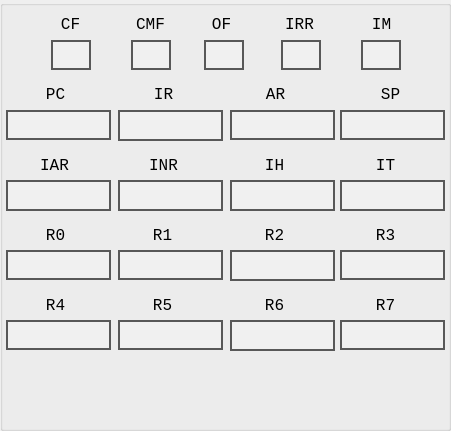
   <widget class="QGroupBox" name="groupBox_3">
    <property name="geometry">
     <rect>
      <x>430</x>
      <y>240</y>
      <width>451</width>
      <height>431</height>
     </rect>
    </property>
    <property name="font">
     <font>
      <pointsize>11</pointsize>
     </font>
    </property>
    <property name="title">
     <string/>
    </property>
    <widget class="QLabel" name="label_R7">
     <property name="geometry">
      <rect>
       <x>340</x>
       <y>320</y>
       <width>105</width>
       <height>30</height>
      </rect>
     </property>
     <property name="font">
      <font>
       <family>Consolas</family>
       <pointsize>10</pointsize>
      </font>
     </property>
     <property name="styleSheet">
      <string notr="true">border: 2px solid rgb(88, 88, 88);
background-color:rgb(240, 240, 240);
</string>
     </property>
     <property name="text">
      <string/>
     </property>
     <property name="alignment">
      <set>Qt::AlignCenter</set>
     </property>
    </widget>
    <widget class="QLabel" name="label_12">
     <property name="geometry">
      <rect>
       <x>40</x>
       <y>9</y>
       <width>61</width>
       <height>31</height>
      </rect>
     </property>
     <property name="font">
      <font>
       <family>Consolas</family>
       <pointsize>12</pointsize>
       <weight>50</weight>
       <bold>false</bold>
      </font>
     </property>
     <property name="text">
      <string>CF</string>
     </property>
     <property name="alignment">
      <set>Qt::AlignCenter</set>
     </property>
    </widget>
    <widget class="QLabel" name="label_R3">
     <property name="geometry">
      <rect>
       <x>340</x>
       <y>250</y>
       <width>105</width>
       <height>30</height>
      </rect>
     </property>
     <property name="font">
      <font>
       <family>Consolas</family>
       <pointsize>10</pointsize>
      </font>
     </property>
     <property name="styleSheet">
      <string notr="true">border: 2px solid rgb(88, 88, 88);
background-color:rgb(240, 240, 240);
</string>
     </property>
     <property name="text">
      <string/>
     </property>
     <property name="alignment">
      <set>Qt::AlignCenter</set>
     </property>
    </widget>
    <widget class="QLabel" name="label_39">
     <property name="geometry">
      <rect>
       <x>355</x>
       <y>290</y>
       <width>61</width>
       <height>31</height>
      </rect>
     </property>
     <property name="font">
      <font>
       <family>Consolas</family>
       <pointsize>12</pointsize>
       <weight>50</weight>
       <bold>false</bold>
      </font>
     </property>
     <property name="text">
      <string>R7</string>
     </property>
     <property name="alignment">
      <set>Qt::AlignCenter</set>
     </property>
    </widget>
    <widget class="QLabel" name="label_21">
     <property name="geometry">
      <rect>
       <x>133</x>
       <y>79</y>
       <width>61</width>
       <height>31</height>
      </rect>
     </property>
     <property name="font">
      <font>
       <family>Consolas</family>
       <pointsize>12</pointsize>
       <weight>50</weight>
       <bold>false</bold>
      </font>
     </property>
     <property name="text">
      <string>IR</string>
     </property>
     <property name="alignment">
      <set>Qt::AlignCenter</set>
     </property>
    </widget>
    <widget class="QLabel" name="label_R5">
     <property name="geometry">
      <rect>
       <x>118</x>
       <y>320</y>
       <width>105</width>
       <height>30</height>
      </rect>
     </property>
     <property name="font">
      <font>
       <family>Consolas</family>
       <pointsize>10</pointsize>
      </font>
     </property>
     <property name="styleSheet">
      <string notr="true">border: 2px solid rgb(88, 88, 88);
background-color:rgb(240, 240, 240);
</string>
     </property>
     <property name="text">
      <string/>
     </property>
     <property name="alignment">
      <set>Qt::AlignCenter</set>
     </property>
    </widget>
    <widget class="QLabel" name="label_36">
     <property name="geometry">
      <rect>
       <x>355</x>
       <y>220</y>
       <width>61</width>
       <height>31</height>
      </rect>
     </property>
     <property name="font">
      <font>
       <family>Consolas</family>
       <pointsize>12</pointsize>
       <weight>50</weight>
       <bold>false</bold>
      </font>
     </property>
     <property name="text">
      <string>R3</string>
     </property>
     <property name="alignment">
      <set>Qt::AlignCenter</set>
     </property>
    </widget>
    <widget class="QLabel" name="label_31">
     <property name="geometry">
      <rect>
       <x>133</x>
       <y>150</y>
       <width>61</width>
       <height>31</height>
      </rect>
     </property>
     <property name="font">
      <font>
       <family>Consolas</family>
       <pointsize>12</pointsize>
       <weight>50</weight>
       <bold>false</bold>
      </font>
     </property>
     <property name="text">
      <string>INR</string>
     </property>
     <property name="alignment">
      <set>Qt::AlignCenter</set>
     </property>
    </widget>
    <widget class="QLabel" name="label_R4">
     <property name="geometry">
      <rect>
       <x>6</x>
       <y>320</y>
       <width>105</width>
       <height>30</height>
      </rect>
     </property>
     <property name="font">
      <font>
       <family>Consolas</family>
       <pointsize>10</pointsize>
      </font>
     </property>
     <property name="styleSheet">
      <string notr="true">border: 2px solid rgb(88, 88, 88);
background-color:rgb(240, 240, 240);
</string>
     </property>
     <property name="text">
      <string/>
     </property>
     <property name="alignment">
      <set>Qt::AlignCenter</set>
     </property>
    </widget>
    <widget class="QLabel" name="label_37">
     <property name="geometry">
      <rect>
       <x>25</x>
       <y>290</y>
       <width>61</width>
       <height>31</height>
      </rect>
     </property>
     <property name="font">
      <font>
       <family>Consolas</family>
       <pointsize>12</pointsize>
       <weight>50</weight>
       <bold>false</bold>
      </font>
     </property>
     <property name="text">
      <string>R4</string>
     </property>
     <property name="alignment">
      <set>Qt::AlignCenter</set>
     </property>
    </widget>
    <widget class="QLabel" name="label_R0">
     <property name="geometry">
      <rect>
       <x>6</x>
       <y>250</y>
       <width>105</width>
       <height>30</height>
      </rect>
     </property>
     <property name="font">
      <font>
       <family>Consolas</family>
       <pointsize>10</pointsize>
      </font>
     </property>
     <property name="styleSheet">
      <string notr="true">border: 2px solid rgb(88, 88, 88);
background-color:rgb(240, 240, 240);
</string>
     </property>
     <property name="text">
      <string/>
     </property>
     <property name="alignment">
      <set>Qt::AlignCenter</set>
     </property>
    </widget>
    <widget class="QLabel" name="label_20">
     <property name="geometry">
      <rect>
       <x>25</x>
       <y>79</y>
       <width>61</width>
       <height>31</height>
      </rect>
     </property>
     <property name="font">
      <font>
       <family>Consolas</family>
       <pointsize>12</pointsize>
       <weight>50</weight>
       <bold>false</bold>
      </font>
     </property>
     <property name="text">
      <string>PC</string>
     </property>
     <property name="alignment">
      <set>Qt::AlignCenter</set>
     </property>
    </widget>
    <widget class="QLabel" name="label_SP">
     <property name="geometry">
      <rect>
       <x>340</x>
       <y>110</y>
       <width>105</width>
       <height>30</height>
      </rect>
     </property>
     <property name="font">
      <font>
       <family>Consolas</family>
       <pointsize>10</pointsize>
      </font>
     </property>
     <property name="styleSheet">
      <string notr="true">border: 2px solid rgb(88, 88, 88);
background-color:rgb(240, 240, 240);
</string>
     </property>
     <property name="text">
      <string/>
     </property>
     <property name="alignment">
      <set>Qt::AlignCenter</set>
     </property>
    </widget>
    <widget class="QLabel" name="label_R2">
     <property name="geometry">
      <rect>
       <x>230</x>
       <y>250</y>
       <width>105</width>
       <height>31</height>
      </rect>
     </property>
     <property name="font">
      <font>
       <family>Consolas</family>
       <pointsize>10</pointsize>
      </font>
     </property>
     <property name="styleSheet">
      <string notr="true">border: 2px solid rgb(88, 88, 88);
background-color:rgb(240, 240, 240);
</string>
     </property>
     <property name="text">
      <string/>
     </property>
     <property name="alignment">
      <set>Qt::AlignCenter</set>
     </property>
    </widget>
    <widget class="QLabel" name="label_IRR">
     <property name="geometry">
      <rect>
       <x>281</x>
       <y>40</y>
       <width>40</width>
       <height>30</height>
      </rect>
     </property>
     <property name="font">
      <font>
       <family>Consolas</family>
       <pointsize>12</pointsize>
      </font>
     </property>
     <property name="styleSheet">
      <string notr="true">border: 2px solid rgb(88, 88, 88);
background-color:rgb(240, 240, 240);
</string>
     </property>
     <property name="text">
      <string/>
     </property>
     <property name="alignment">
      <set>Qt::AlignCenter</set>
     </property>
    </widget>
    <widget class="QLabel" name="label_34">
     <property name="geometry">
      <rect>
       <x>132</x>
       <y>290</y>
       <width>61</width>
       <height>31</height>
      </rect>
     </property>
     <property name="font">
      <font>
       <family>Consolas</family>
       <pointsize>12</pointsize>
       <weight>50</weight>
       <bold>false</bold>
      </font>
     </property>
     <property name="text">
      <string>R5</string>
     </property>
     <property name="alignment">
      <set>Qt::AlignCenter</set>
     </property>
    </widget>
    <widget class="QLabel" name="label_AR">
     <property name="geometry">
      <rect>
       <x>230</x>
       <y>110</y>
       <width>105</width>
       <height>30</height>
      </rect>
     </property>
     <property name="font">
      <font>
       <family>Consolas</family>
       <pointsize>10</pointsize>
      </font>
     </property>
     <property name="styleSheet">
      <string notr="true">border: 2px solid rgb(88, 88, 88);
background-color:rgb(240, 240, 240);
</string>
     </property>
     <property name="text">
      <string/>
     </property>
     <property name="alignment">
      <set>Qt::AlignCenter</set>
     </property>
    </widget>
    <widget class="QLabel" name="label_38">
     <property name="geometry">
      <rect>
       <x>351</x>
       <y>9</y>
       <width>61</width>
       <height>31</height>
      </rect>
     </property>
     <property name="font">
      <font>
       <family>Consolas</family>
       <pointsize>12</pointsize>
       <weight>50</weight>
       <bold>false</bold>
      </font>
     </property>
     <property name="text">
      <string>IM</string>
     </property>
     <property name="alignment">
      <set>Qt::AlignCenter</set>
     </property>
    </widget>
    <widget class="QLabel" name="label_32">
     <property name="geometry">
      <rect>
       <x>244</x>
       <y>220</y>
       <width>61</width>
       <height>31</height>
      </rect>
     </property>
     <property name="font">
      <font>
       <family>Consolas</family>
       <pointsize>12</pointsize>
       <weight>50</weight>
       <bold>false</bold>
      </font>
     </property>
     <property name="text">
      <string>R2</string>
     </property>
     <property name="alignment">
      <set>Qt::AlignCenter</set>
     </property>
    </widget>
    <widget class="QLabel" name="label_30">
     <property name="geometry">
      <rect>
       <x>25</x>
       <y>220</y>
       <width>61</width>
       <height>31</height>
      </rect>
     </property>
     <property name="font">
      <font>
       <family>Consolas</family>
       <pointsize>12</pointsize>
       <weight>50</weight>
       <bold>false</bold>
      </font>
     </property>
     <property name="text">
      <string>R0</string>
     </property>
     <property name="alignment">
      <set>Qt::AlignCenter</set>
     </property>
    </widget>
    <widget class="QLabel" name="label_41">
     <property name="geometry">
      <rect>
       <x>355</x>
       <y>150</y>
       <width>61</width>
       <height>31</height>
      </rect>
     </property>
     <property name="font">
      <font>
       <family>Consolas</family>
       <pointsize>12</pointsize>
       <weight>50</weight>
       <bold>false</bold>
      </font>
     </property>
     <property name="text">
      <string>IT</string>
     </property>
     <property name="alignment">
      <set>Qt::AlignCenter</set>
     </property>
    </widget>
    <widget class="QLabel" name="label_13">
     <property name="geometry">
      <rect>
       <x>120</x>
       <y>9</y>
       <width>61</width>
       <height>31</height>
      </rect>
     </property>
     <property name="font">
      <font>
       <family>Consolas</family>
       <pointsize>12</pointsize>
       <weight>50</weight>
       <bold>false</bold>
      </font>
     </property>
     <property name="text">
      <string>CMF</string>
     </property>
     <property name="alignment">
      <set>Qt::AlignCenter</set>
     </property>
    </widget>
    <widget class="QLabel" name="label_OF">
     <property name="geometry">
      <rect>
       <x>204</x>
       <y>40</y>
       <width>40</width>
       <height>30</height>
      </rect>
     </property>
     <property name="font">
      <font>
       <family>Consolas</family>
       <pointsize>12</pointsize>
      </font>
     </property>
     <property name="styleSheet">
      <string notr="true">border: 2px solid rgb(88, 88, 88);
background-color:rgb(240, 240, 240);
</string>
     </property>
     <property name="text">
      <string/>
     </property>
     <property name="alignment">
      <set>Qt::AlignCenter</set>
     </property>
    </widget>
    <widget class="QLabel" name="label_R6">
     <property name="geometry">
      <rect>
       <x>230</x>
       <y>320</y>
       <width>105</width>
       <height>31</height>
      </rect>
     </property>
     <property name="font">
      <font>
       <family>Consolas</family>
       <pointsize>10</pointsize>
      </font>
     </property>
     <property name="styleSheet">
      <string notr="true">border: 2px solid rgb(88, 88, 88);
background-color:rgb(240, 240, 240);
</string>
     </property>
     <property name="text">
      <string/>
     </property>
     <property name="alignment">
      <set>Qt::AlignCenter</set>
     </property>
    </widget>
    <widget class="QLabel" name="label_15">
     <property name="geometry">
      <rect>
       <x>269</x>
       <y>9</y>
       <width>61</width>
       <height>31</height>
      </rect>
     </property>
     <property name="font">
      <font>
       <family>Consolas</family>
       <pointsize>12</pointsize>
       <weight>50</weight>
       <bold>false</bold>
      </font>
     </property>
     <property name="text">
      <string>IRR</string>
     </property>
     <property name="alignment">
      <set>Qt::AlignCenter</set>
     </property>
    </widget>
    <widget class="QLabel" name="label_INR">
     <property name="geometry">
      <rect>
       <x>118</x>
       <y>180</y>
       <width>105</width>
       <height>31</height>
      </rect>
     </property>
     <property name="font">
      <font>
       <family>Consolas</family>
       <pointsize>10</pointsize>
      </font>
     </property>
     <property name="styleSheet">
      <string notr="true">border: 2px solid rgb(88, 88, 88);
background-color:rgb(240, 240, 240);
</string>
     </property>
     <property name="text">
      <string/>
     </property>
     <property name="alignment">
      <set>Qt::AlignCenter</set>
     </property>
    </widget>
    <widget class="QLabel" name="label_IH">
     <property name="geometry">
      <rect>
       <x>230</x>
       <y>180</y>
       <width>105</width>
       <height>31</height>
      </rect>
     </property>
     <property name="font">
      <font>
       <family>Consolas</family>
       <pointsize>10</pointsize>
      </font>
     </property>
     <property name="styleSheet">
      <string notr="true">border: 2px solid rgb(88, 88, 88);
background-color:rgb(240, 240, 240);
</string>
     </property>
     <property name="text">
      <string/>
     </property>
     <property name="alignment">
      <set>Qt::AlignCenter</set>
     </property>
    </widget>
    <widget class="QLabel" name="label_33">
     <property name="geometry">
      <rect>
       <x>132</x>
       <y>220</y>
       <width>61</width>
       <height>31</height>
      </rect>
     </property>
     <property name="font">
      <font>
       <family>Consolas</family>
       <pointsize>12</pointsize>
       <weight>50</weight>
       <bold>false</bold>
      </font>
     </property>
     <property name="text">
      <string>R1</string>
     </property>
     <property name="alignment">
      <set>Qt::AlignCenter</set>
     </property>
    </widget>
    <widget class="QLabel" name="label_CF">
     <property name="geometry">
      <rect>
       <x>51</x>
       <y>40</y>
       <width>40</width>
       <height>30</height>
      </rect>
     </property>
     <property name="font">
      <font>
       <family>Consolas</family>
       <pointsize>12</pointsize>
      </font>
     </property>
     <property name="styleSheet">
      <string notr="true">border: 2px solid rgb(88, 88, 88);
background-color:rgb(240, 240, 240);
</string>
     </property>
     <property name="text">
      <string/>
     </property>
     <property name="alignment">
      <set>Qt::AlignCenter</set>
     </property>
    </widget>
    <widget class="QLabel" name="label_14">
     <property name="geometry">
      <rect>
       <x>191</x>
       <y>9</y>
       <width>61</width>
       <height>31</height>
      </rect>
     </property>
     <property name="font">
      <font>
       <family>Consolas</family>
       <pointsize>12</pointsize>
       <weight>50</weight>
       <bold>false</bold>
      </font>
     </property>
     <property name="text">
      <string>OF</string>
     </property>
     <property name="alignment">
      <set>Qt::AlignCenter</set>
     </property>
    </widget>
    <widget class="QLabel" name="label_R1">
     <property name="geometry">
      <rect>
       <x>118</x>
       <y>250</y>
       <width>105</width>
       <height>30</height>
      </rect>
     </property>
     <property name="font">
      <font>
       <family>Consolas</family>
       <pointsize>10</pointsize>
      </font>
     </property>
     <property name="styleSheet">
      <string notr="true">border: 2px solid rgb(88, 88, 88);
background-color:rgb(240, 240, 240);
</string>
     </property>
     <property name="text">
      <string/>
     </property>
     <property name="alignment">
      <set>Qt::AlignCenter</set>
     </property>
    </widget>
    <widget class="QLabel" name="label_35">
     <property name="geometry">
      <rect>
       <x>244</x>
       <y>290</y>
       <width>61</width>
       <height>31</height>
      </rect>
     </property>
     <property name="font">
      <font>
       <family>Consolas</family>
       <pointsize>12</pointsize>
       <weight>50</weight>
       <bold>false</bold>
      </font>
     </property>
     <property name="text">
      <string>R6</string>
     </property>
     <property name="alignment">
      <set>Qt::AlignCenter</set>
     </property>
    </widget>
    <widget class="QLabel" name="label_27">
     <property name="geometry">
      <rect>
       <x>360</x>
       <y>79</y>
       <width>61</width>
       <height>31</height>
      </rect>
     </property>
     <property name="font">
      <font>
       <family>Consolas</family>
       <pointsize>12</pointsize>
       <weight>50</weight>
       <bold>false</bold>
      </font>
     </property>
     <property name="text">
      <string>SP</string>
     </property>
     <property name="alignment">
      <set>Qt::AlignCenter</set>
     </property>
    </widget>
    <widget class="QLabel" name="label_22">
     <property name="geometry">
      <rect>
       <x>245</x>
       <y>79</y>
       <width>61</width>
       <height>31</height>
      </rect>
     </property>
     <property name="font">
      <font>
       <family>Consolas</family>
       <pointsize>12</pointsize>
       <weight>50</weight>
       <bold>false</bold>
      </font>
     </property>
     <property name="text">
      <string>AR</string>
     </property>
     <property name="alignment">
      <set>Qt::AlignCenter</set>
     </property>
    </widget>
    <widget class="QLabel" name="label_CMF">
     <property name="geometry">
      <rect>
       <x>131</x>
       <y>40</y>
       <width>40</width>
       <height>30</height>
      </rect>
     </property>
     <property name="font">
      <font>
       <family>Consolas</family>
       <pointsize>12</pointsize>
      </font>
     </property>
     <property name="styleSheet">
      <string notr="true">border: 2px solid rgb(88, 88, 88);
background-color:rgb(240, 240, 240);
</string>
     </property>
     <property name="text">
      <string/>
     </property>
     <property name="alignment">
      <set>Qt::AlignCenter</set>
     </property>
    </widget>
    <widget class="QLabel" name="label_IT">
     <property name="geometry">
      <rect>
       <x>340</x>
       <y>180</y>
       <width>105</width>
       <height>31</height>
      </rect>
     </property>
     <property name="font">
      <font>
       <family>Consolas</family>
       <pointsize>10</pointsize>
      </font>
     </property>
     <property name="styleSheet">
      <string notr="true">border: 2px solid rgb(88, 88, 88);
background-color:rgb(240, 240, 240);
</string>
     </property>
     <property name="text">
      <string/>
     </property>
     <property name="alignment">
      <set>Qt::AlignCenter</set>
     </property>
    </widget>
    <widget class="QLabel" name="label_IM">
     <property name="geometry">
      <rect>
       <x>361</x>
       <y>40</y>
       <width>40</width>
       <height>30</height>
      </rect>
     </property>
     <property name="font">
      <font>
       <family>Consolas</family>
       <pointsize>12</pointsize>
      </font>
     </property>
     <property name="styleSheet">
      <string notr="true">border: 2px solid rgb(88, 88, 88);
background-color:rgb(240, 240, 240);
</string>
     </property>
     <property name="text">
      <string/>
     </property>
     <property name="alignment">
      <set>Qt::AlignCenter</set>
     </property>
    </widget>
    <widget class="QLabel" name="label_40">
     <property name="geometry">
      <rect>
       <x>244</x>
       <y>150</y>
       <width>61</width>
       <height>31</height>
      </rect>
     </property>
     <property name="font">
      <font>
       <family>Consolas</family>
       <pointsize>12</pointsize>
       <weight>50</weight>
       <bold>false</bold>
      </font>
     </property>
     <property name="text">
      <string>IH</string>
     </property>
     <property name="alignment">
      <set>Qt::AlignCenter</set>
     </property>
    </widget>
    <widget class="QLabel" name="label_IR">
     <property name="geometry">
      <rect>
       <x>118</x>
       <y>110</y>
       <width>105</width>
       <height>31</height>
      </rect>
     </property>
     <property name="font">
      <font>
       <family>Consolas</family>
       <pointsize>10</pointsize>
      </font>
     </property>
     <property name="styleSheet">
      <string notr="true">border: 2px solid rgb(88, 88, 88);
background-color:rgb(240, 240, 240);
</string>
     </property>
     <property name="text">
      <string/>
     </property>
     <property name="alignment">
      <set>Qt::AlignCenter</set>
     </property>
    </widget>
    <widget class="QLabel" name="label_PC">
     <property name="geometry">
      <rect>
       <x>6</x>
       <y>110</y>
       <width>105</width>
       <height>30</height>
      </rect>
     </property>
     <property name="font">
      <font>
       <family>Consolas</family>
       <pointsize>10</pointsize>
      </font>
     </property>
     <property name="styleSheet">
      <string notr="true">border: 2px solid rgb(88, 88, 88);
background-color:rgb(240, 240, 240);
</string>
     </property>
     <property name="text">
      <string/>
     </property>
     <property name="alignment">
      <set>Qt::AlignCenter</set>
     </property>
    </widget>
    <widget class="QLabel" name="label_42">
     <property name="geometry">
      <rect>
       <x>24</x>
       <y>150</y>
       <width>61</width>
       <height>31</height>
      </rect>
     </property>
     <property name="font">
      <font>
       <family>Consolas</family>
       <pointsize>12</pointsize>
       <weight>50</weight>
       <bold>false</bold>
      </font>
     </property>
     <property name="text">
      <string>IAR</string>
     </property>
     <property name="alignment">
      <set>Qt::AlignCenter</set>
     </property>
    </widget>
    <widget class="QLabel" name="label_IAR">
     <property name="geometry">
      <rect>
       <x>6</x>
       <y>180</y>
       <width>105</width>
       <height>31</height>
      </rect>
     </property>
     <property name="font">
      <font>
       <family>Consolas</family>
       <pointsize>10</pointsize>
      </font>
     </property>
     <property name="styleSheet">
      <string notr="true">border: 2px solid rgb(88, 88, 88);
background-color:rgb(240, 240, 240);
</string>
     </property>
     <property name="text">
      <string/>
     </property>
     <property name="alignment">
      <set>Qt::AlignCenter</set>
     </property>
    </widget>
   </widget>
